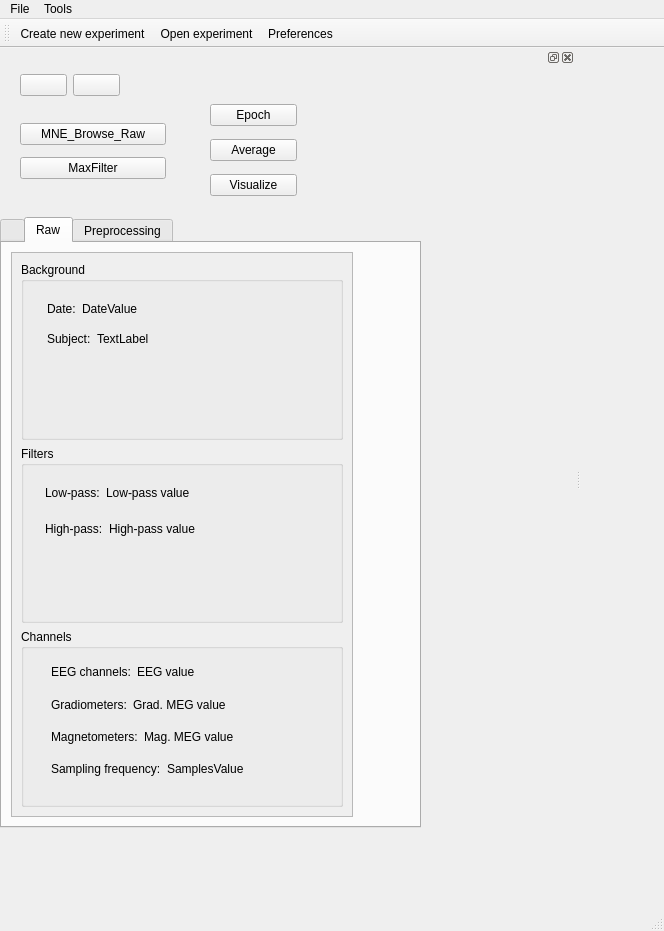
<?xml version="1.0" encoding="UTF-8"?>
<ui version="4.0">
 <class>MainWindow</class>
 <widget class="QMainWindow" name="MainWindow">
  <property name="geometry">
   <rect>
    <x>0</x>
    <y>0</y>
    <width>664</width>
    <height>931</height>
   </rect>
  </property>
  <property name="sizePolicy">
   <sizepolicy hsizetype="Expanding" vsizetype="Expanding">
    <horstretch>0</horstretch>
    <verstretch>0</verstretch>
   </sizepolicy>
  </property>
  <property name="windowTitle">
   <string>MainWindow</string>
  </property>
  <widget class="QWidget" name="centralwidget">
   <layout class="QFormLayout" name="formLayout">
    <property name="fieldGrowthPolicy">
     <enum>QFormLayout::AllNonFixedFieldsGrow</enum>
    </property>
   </layout>
  </widget>
  <widget class="QMenuBar" name="menubar">
   <property name="geometry">
    <rect>
     <x>0</x>
     <y>0</y>
     <width>664</width>
     <height>29</height>
    </rect>
   </property>
   <property name="defaultUp">
    <bool>false</bool>
   </property>
   <widget class="QMenu" name="menuFile">
    <property name="title">
     <string>File</string>
    </property>
    <addaction name="actionCreateProject"/>
    <addaction name="actionOpenProject"/>
    <addaction name="actionSave_experiment"/>
    <addaction name="actionClose"/>
   </widget>
   <widget class="QMenu" name="menuTools">
    <property name="title">
     <string>Tools</string>
    </property>
    <addaction name="actionPreferences"/>
   </widget>
   <addaction name="menuFile"/>
   <addaction name="menuTools"/>
  </widget>
  <widget class="QStatusBar" name="statusbar"/>
  <widget class="QDockWidget" name="dockWidget">
   <property name="sizePolicy">
    <sizepolicy hsizetype="Expanding" vsizetype="Expanding">
     <horstretch>1</horstretch>
     <verstretch>0</verstretch>
    </sizepolicy>
   </property>
   <property name="minimumSize">
    <size>
     <width>575</width>
     <height>115</height>
    </size>
   </property>
   <property name="allowedAreas">
    <set>Qt::BottomDockWidgetArea|Qt::LeftDockWidgetArea</set>
   </property>
   <attribute name="dockWidgetArea">
    <number>1</number>
   </attribute>
   <widget class="QWidget" name="dockWidgetContents">
    <widget class="QTabWidget" name="tabWidget">
     <property name="geometry">
      <rect>
       <x>0</x>
       <y>150</y>
       <width>421</width>
       <height>611</height>
      </rect>
     </property>
     <property name="currentIndex">
      <number>1</number>
     </property>
     <widget class="QWidget" name="tabBlank">
      <attribute name="title">
       <string/>
      </attribute>
     </widget>
     <widget class="QWidget" name="tabRaw">
      <property name="maximumSize">
       <size>
        <width>360</width>
        <height>16777215</height>
       </size>
      </property>
      <property name="accessibleName">
       <string/>
      </property>
      <attribute name="title">
       <string>Raw</string>
      </attribute>
      <layout class="QGridLayout" name="gridLayout">
       <item row="0" column="1">
        <widget class="QScrollArea" name="scrollArea_2">
         <property name="widgetResizable">
          <bool>true</bool>
         </property>
         <widget class="QWidget" name="scrollAreaWidgetContents_2">
          <property name="geometry">
           <rect>
            <x>0</x>
            <y>0</y>
            <width>340</width>
            <height>554</height>
           </rect>
          </property>
          <layout class="QGridLayout" name="gridLayout_3">
           <item row="0" column="0">
            <layout class="QVBoxLayout" name="verticalLayout_3">
             <item>
              <widget class="QGroupBox" name="metaBox">
               <property name="title">
                <string>Background</string>
               </property>
               <widget class="QWidget" name="layoutWidget_2">
                <property name="geometry">
                 <rect>
                  <x>26</x>
                  <y>35</y>
                  <width>271</width>
                  <height>54</height>
                 </rect>
                </property>
                <layout class="QVBoxLayout" name="verticalLayout_6">
                 <item>
                  <layout class="QGridLayout" name="gridLayout_5">
                   <item row="0" column="0">
                    <widget class="QLabel" name="labelDate">
                     <property name="text">
                      <string>Date:</string>
                     </property>
                    </widget>
                   </item>
                   <item row="0" column="1">
                    <widget class="QLabel" name="labelDateValue">
                     <property name="sizePolicy">
                      <sizepolicy hsizetype="Expanding" vsizetype="Preferred">
                       <horstretch>0</horstretch>
                       <verstretch>0</verstretch>
                      </sizepolicy>
                     </property>
                     <property name="text">
                      <string>DateValue</string>
                     </property>
                    </widget>
                   </item>
                  </layout>
                 </item>
                 <item>
                  <layout class="QHBoxLayout" name="horizontalLayout">
                   <item>
                    <widget class="QLabel" name="labelSubject">
                     <property name="text">
                      <string>Subject:</string>
                     </property>
                    </widget>
                   </item>
                   <item>
                    <widget class="QLabel" name="labelSubjectValue">
                     <property name="sizePolicy">
                      <sizepolicy hsizetype="Expanding" vsizetype="Preferred">
                       <horstretch>0</horstretch>
                       <verstretch>0</verstretch>
                      </sizepolicy>
                     </property>
                     <property name="text">
                      <string>TextLabel</string>
                     </property>
                    </widget>
                   </item>
                  </layout>
                 </item>
                </layout>
               </widget>
              </widget>
             </item>
             <item>
              <widget class="QGroupBox" name="filtersBox">
               <property name="title">
                <string>Filters</string>
               </property>
               <widget class="QWidget" name="layoutWidget_6">
                <property name="geometry">
                 <rect>
                  <x>24</x>
                  <y>32</y>
                  <width>272</width>
                  <height>65</height>
                 </rect>
                </property>
                <layout class="QVBoxLayout" name="verticalLayout_7">
                 <item>
                  <layout class="QHBoxLayout" name="horizontalLayout_4">
                   <item>
                    <widget class="QLabel" name="labelLow">
                     <property name="lineWidth">
                      <number>1</number>
                     </property>
                     <property name="text">
                      <string>Low-pass:</string>
                     </property>
                     <property name="scaledContents">
                      <bool>true</bool>
                     </property>
                    </widget>
                   </item>
                   <item>
                    <widget class="QLabel" name="labelLowValue">
                     <property name="sizePolicy">
                      <sizepolicy hsizetype="Expanding" vsizetype="Preferred">
                       <horstretch>0</horstretch>
                       <verstretch>0</verstretch>
                      </sizepolicy>
                     </property>
                     <property name="text">
                      <string>Low-pass value</string>
                     </property>
                    </widget>
                   </item>
                  </layout>
                 </item>
                 <item>
                  <layout class="QHBoxLayout" name="horizontalLayout_5">
                   <item>
                    <widget class="QLabel" name="labelHigh">
                     <property name="text">
                      <string>High-pass:</string>
                     </property>
                    </widget>
                   </item>
                   <item>
                    <widget class="QLabel" name="labelHighValue">
                     <property name="sizePolicy">
                      <sizepolicy hsizetype="Expanding" vsizetype="Preferred">
                       <horstretch>0</horstretch>
                       <verstretch>0</verstretch>
                      </sizepolicy>
                     </property>
                     <property name="text">
                      <string>High-pass value</string>
                     </property>
                    </widget>
                   </item>
                  </layout>
                 </item>
                </layout>
               </widget>
              </widget>
             </item>
             <item>
              <widget class="QGroupBox" name="channelsBox">
               <property name="title">
                <string>Channels</string>
               </property>
               <widget class="QWidget" name="layoutWidget_7">
                <property name="geometry">
                 <rect>
                  <x>30</x>
                  <y>30</y>
                  <width>306</width>
                  <height>123</height>
                 </rect>
                </property>
                <layout class="QVBoxLayout" name="verticalLayout_8">
                 <item>
                  <layout class="QHBoxLayout" name="horizontalLayout_6">
                   <item>
                    <widget class="QLabel" name="labelEEG">
                     <property name="text">
                      <string>EEG channels:</string>
                     </property>
                    </widget>
                   </item>
                   <item>
                    <widget class="QLabel" name="labelEEGValue">
                     <property name="sizePolicy">
                      <sizepolicy hsizetype="Expanding" vsizetype="Preferred">
                       <horstretch>0</horstretch>
                       <verstretch>0</verstretch>
                      </sizepolicy>
                     </property>
                     <property name="text">
                      <string>EEG value</string>
                     </property>
                    </widget>
                   </item>
                  </layout>
                 </item>
                 <item>
                  <layout class="QHBoxLayout" name="horizontalLayout_7">
                   <item>
                    <widget class="QLabel" name="labelGradMEG">
                     <property name="text">
                      <string>Gradiometers:</string>
                     </property>
                    </widget>
                   </item>
                   <item>
                    <widget class="QLabel" name="labelGradMEGValue">
                     <property name="sizePolicy">
                      <sizepolicy hsizetype="Expanding" vsizetype="Preferred">
                       <horstretch>0</horstretch>
                       <verstretch>0</verstretch>
                      </sizepolicy>
                     </property>
                     <property name="text">
                      <string>Grad. MEG value</string>
                     </property>
                    </widget>
                   </item>
                  </layout>
                 </item>
                 <item>
                  <layout class="QHBoxLayout" name="horizontalLayout_8">
                   <item>
                    <widget class="QLabel" name="labelMagMEG">
                     <property name="text">
                      <string>Magnetometers:</string>
                     </property>
                    </widget>
                   </item>
                   <item>
                    <widget class="QLabel" name="labelMagMEGValue">
                     <property name="sizePolicy">
                      <sizepolicy hsizetype="Expanding" vsizetype="Preferred">
                       <horstretch>0</horstretch>
                       <verstretch>0</verstretch>
                      </sizepolicy>
                     </property>
                     <property name="text">
                      <string>Mag. MEG value</string>
                     </property>
                    </widget>
                   </item>
                  </layout>
                 </item>
                 <item>
                  <layout class="QHBoxLayout" name="horizontalLayout_9">
                   <item>
                    <widget class="QLabel" name="labelSamples">
                     <property name="text">
                      <string>Sampling frequency:</string>
                     </property>
                    </widget>
                   </item>
                   <item>
                    <widget class="QLabel" name="labelSamplesValue">
                     <property name="sizePolicy">
                      <sizepolicy hsizetype="Expanding" vsizetype="Preferred">
                       <horstretch>0</horstretch>
                       <verstretch>0</verstretch>
                      </sizepolicy>
                     </property>
                     <property name="text">
                      <string>SamplesValue</string>
                     </property>
                    </widget>
                   </item>
                  </layout>
                 </item>
                </layout>
               </widget>
              </widget>
             </item>
            </layout>
           </item>
          </layout>
         </widget>
        </widget>
       </item>
      </layout>
     </widget>
     <widget class="QWidget" name="tabPreprocessing">
      <attribute name="title">
       <string>Preprocessing</string>
      </attribute>
     </widget>
    </widget>
    <widget class="QWidget" name="layoutWidget">
     <property name="geometry">
      <rect>
       <x>20</x>
       <y>50</y>
       <width>146</width>
       <height>70</height>
      </rect>
     </property>
     <layout class="QVBoxLayout" name="verticalLayout">
      <item>
       <widget class="QPushButton" name="pushButtonMNE_Browse_Raw">
        <property name="text">
         <string>MNE_Browse_Raw</string>
        </property>
       </widget>
      </item>
      <item>
       <widget class="QPushButton" name="pushButtonMaxFilter">
        <property name="text">
         <string>MaxFilter</string>
        </property>
       </widget>
      </item>
     </layout>
    </widget>
    <widget class="QWidget" name="layoutWidget">
     <property name="geometry">
      <rect>
       <x>210</x>
       <y>30</y>
       <width>87</width>
       <height>107</height>
      </rect>
     </property>
     <layout class="QVBoxLayout" name="verticalLayout_2">
      <item>
       <widget class="QPushButton" name="pushButtonEpoch">
        <property name="text">
         <string>Epoch</string>
        </property>
       </widget>
      </item>
      <item>
       <widget class="QPushButton" name="pushButtonAverage">
        <property name="text">
         <string>Average</string>
        </property>
       </widget>
      </item>
      <item>
       <widget class="QPushButton" name="pushButtonVisualize">
        <property name="text">
         <string>Visualize</string>
        </property>
       </widget>
      </item>
     </layout>
    </widget>
    <widget class="QWidget" name="layoutWidget">
     <property name="geometry">
      <rect>
       <x>20</x>
       <y>0</y>
       <width>100</width>
       <height>36</height>
      </rect>
     </property>
     <layout class="QHBoxLayout" name="horizontalLayout_10">
      <item>
       <widget class="QPushButton" name="pushButtonBack">
        <property name="text">
         <string/>
        </property>
        <property name="icon">
         <iconset>
          <normaloff>../../../../../.designer/backup/image1.xpm</normaloff>../../../../../.designer/backup/image1.xpm</iconset>
        </property>
       </widget>
      </item>
      <item>
       <widget class="QPushButton" name="pushButtonForward">
        <property name="text">
         <string/>
        </property>
        <property name="icon">
         <iconset>
          <normaloff>../../../../../.designer/backup/image2.xpm</normaloff>../../../../../.designer/backup/image2.xpm</iconset>
        </property>
       </widget>
      </item>
     </layout>
    </widget>
    <zorder>layoutWidget</zorder>
    <zorder>layoutWidget</zorder>
    <zorder>layoutWidget</zorder>
    <zorder>tabWidget</zorder>
   </widget>
  </widget>
  <widget class="QToolBar" name="toolBar">
   <property name="windowTitle">
    <string>toolBar</string>
   </property>
   <attribute name="toolBarArea">
    <enum>TopToolBarArea</enum>
   </attribute>
   <attribute name="toolBarBreak">
    <bool>false</bool>
   </attribute>
   <addaction name="actionCreateProject"/>
   <addaction name="actionOpenProject"/>
   <addaction name="actionPreferences"/>
  </widget>
  <action name="actionCreateProject">
   <property name="text">
    <string>Create new experiment...</string>
   </property>
  </action>
  <action name="actionOpenProject">
   <property name="text">
    <string>Open experiment...</string>
   </property>
  </action>
  <action name="actionPreferences">
   <property name="text">
    <string>Preferences</string>
   </property>
  </action>
  <action name="actionClose">
   <property name="text">
    <string>Close</string>
   </property>
  </action>
  <action name="actionSave_experiment">
   <property name="text">
    <string>Save experiment</string>
   </property>
  </action>
 </widget>
 <resources/>
 <connections/>
</ui>
